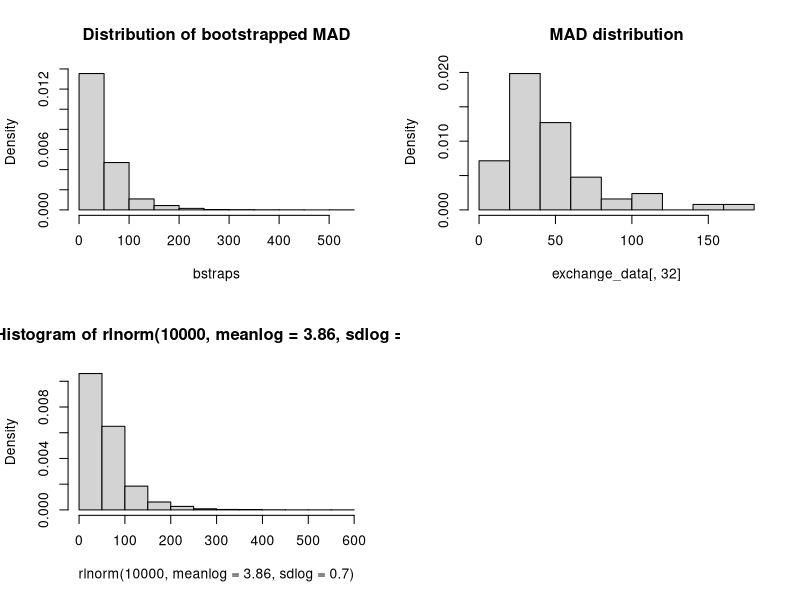

Reproduce this figure in R.


# Bootstrapping Bitcoin MAD data  -----------------------------------------

library(readxl)
exchange_data <- read_excel("exchange_data.xlsx")

exchange_data$median_ex <- apply(exchange_data[,c(5:30)],1,median)
exchange_data$mad_ex <- apply(exchange_data[,c(5:30)],1,mad)

# Convert data.frame to matrix
exchange_data <- as.matrix(exchange_data)

# Sampling random time points in the matrix and 15 random exchanges
# to calculate MAD and each iteration is replaced.
bstraps <- c()
for(i in 1:10000){
  rows <- sample(nrow(exchange_data),size = 1)
  cols <- sample(5:30,15,replace = TRUE)
  bsample <- exchange_data[rows,cols]
  bstraps <- c(mad(bsample),bstraps)
}

# Summary statistics and uncertainty interval - right skewed 
# as observed before
mean(bstraps)
sd(bstraps)
sort(bstraps)[c(250,9750)]

# Plot raw MAD data, bootstrapped MAD data and a simulated values
# from the lognormal distribution
par(mfrow = c(2,2))
hist(bstraps, freq = FALSE, main = "Distribution of bootstrapped MAD")
hist(exchange_data[,32], freq = FALSE, main = "MAD distribution")
hist(rlnorm(10000,meanlog = 3.86,sdlog = 0.7),freq = FALSE)

